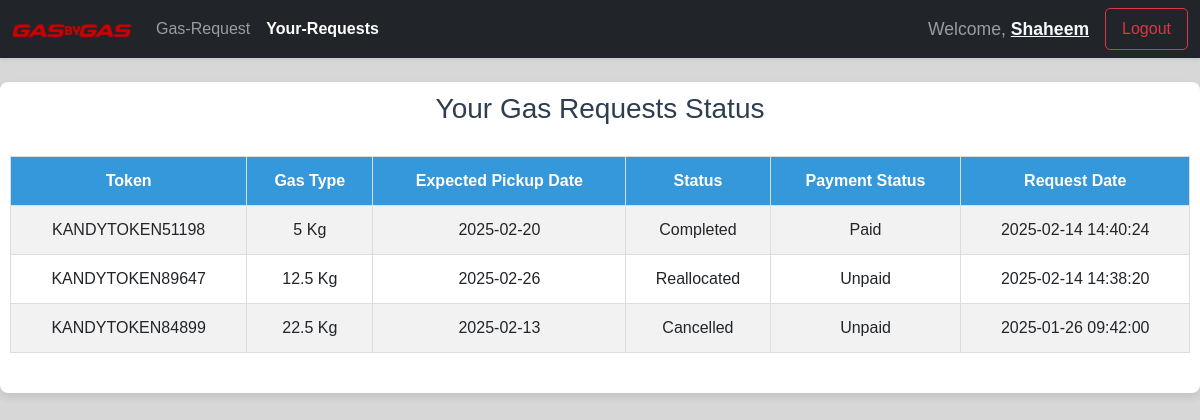
Page /user/user-dashboard.php?page=request-tracking (signed in) on the committed database.
### tables this page shows
CREATE TABLE `users` (
  `UserID` int(11) NOT NULL,
  `FullName` varchar(100) NOT NULL,
  `outletID` int(10) NOT NULL DEFAULT 0,
  `Email` varchar(100) NOT NULL DEFAULT 'No Email',
  `PhoneNumber` varchar(15) NOT NULL,
  `NIC` varchar(12) NOT NULL,
  `RegOutlet` varchar(30) NOT NULL,
  `PasswordHash` varchar(255) NOT NULL,
  `Role` enum('consumer','outlet_manager','dispatch_office','physical_consumer') DEFAULT 'consumer',
  `CreatedAt` timestamp NOT NULL DEFAULT current_timestamp()
);

CREATE TABLE `gasrequests` (
  `RequestID` int(11) NOT NULL,
  `UserID` int(11) NOT NULL,
  `OutletID` int(11) NOT NULL,
  `Token` varchar(20) NOT NULL,
  `GasType` varchar(10) NOT NULL,
  `RequestDate` timestamp NOT NULL DEFAULT current_timestamp(),
  `ExpectedPickupDate` date NOT NULL,
  `Status` enum('pending','confirmed','completed','expired','reallocated','cancelled') DEFAULT 'pending',
  `PaymentStatus` enum('unpaid','paid') DEFAULT 'unpaid',
  `PaymentAmount` varchar(10) NOT NULL,
  `Returned` enum('yes','no') DEFAULT 'no',
  `OldUserID` int(11) DEFAULT NULL,
  `ReallocationDate` timestamp NULL DEFAULT NULL
);

### user/request-tracking.php (the view, shortened to what this page needs)
<?php
$userID = $_SESSION['userID'];
$stmt = $conn->prepare("
    SELECT gr.RequestID, gr.Token, gr.ExpectedPickupDate, gr.gasType, gr.Status, gr.PaymentStatus, gr.RequestDate
    FROM gasrequests gr
    WHERE gr.UserID = ?
    ORDER BY gr.RequestDate DESC
    LIMIT 3
");
$stmt->bind_param("i", $userID);
$stmt->execute();
$result = $stmt->get_result();
if ($result->num_rows > 0) {
    $requests = [];
    while ($row = $result->fetch_assoc()) {
        $requests[] = $row;
    }
} else {
    $requests = [];
}
?>
    <h1>Your Gas Requests Status</h1>
    <?php if (empty($requests)): ?>
        <div class="alert alert-warning">You have no gas requests yet.</div>
    <?php else: ?>
        <table class="table table-striped table-bordered">
            <thead>
                <tr>
                    <th>Token</th>
                    <th>Gas Type</th>
                    <th>Expected Pickup Date</th>
                    <th>Status</th>
                    <th>Payment Status</th>
                    <th>Request Date</th>
                </tr>
            </thead>
            <tbody>
                <?php foreach ($requests as $request): ?>
                    <tr id="request-<?php echo $request['RequestID']; ?>">
                        <td><?php echo htmlspecialchars($request['Token']); ?></td>
                        <td><?php echo htmlspecialchars($request['gasType']); ?> Kg</td>
                        <td><?php echo htmlspecialchars($request['ExpectedPickupDate']); ?></td>
                        <td id="status-<?php echo $request['RequestID']; ?>">
                            <?php echo ucfirst(htmlspecialchars($request['Status'])); ?>
                        </td>
                        <td><?php echo ucfirst(htmlspecialchars($request['PaymentStatus'])); ?></td>
                        <td><?php echo htmlspecialchars($request['RequestDate']); ?></td>
                    </tr>
                <?php endforeach; ?>
            </tbody>
        </table>
    <?php endif; ?>

### user/user-dashboard.php (shortened to what this page needs)
<?php
require '../db.php';
$userID = $_SESSION['userID'];
$stmt = $conn->prepare("SELECT FullName FROM users WHERE UserID = ?");
$stmt->bind_param("i", $userID);
$stmt->execute();
$stmt->bind_result($fullName);
?>
<!DOCTYPE html>
<html lang="en">
<head>
    <link href="https://cdn.jsdelivr.net/npm/bootstrap@5.3.0-alpha1/dist/css/bootstrap.min.css" rel="stylesheet">
</head>
<body style="background: hsla(240, 2%, 12%, 0.178);">
<nav class="navbar navbar-expand-lg navbar-dark bg-dark sticky-top shadow-sm">
    <div class="container-fluid">
        <a class="navbar-brand" href="template.php">
            <img src="../assets/logo.png" alt="Brand Logo" class="navbar-logo">
        </a>
        <div class="collapse navbar-collapse" id="navbarNav">
            <?php $page = $_GET['page'] ?? 'request-gas'; ?>
            <ul class="navbar-nav me-auto mb-2 mb-lg-0">
                <li class="nav-item">
                    <a class="nav-link <?= $page === 'request-gas' ? 'active' : '' ?>" href="user-dashboard.php?page=request-gas">Gas-Request</a>
                </li>
                <li class="nav-item">
                    <a class="nav-link <?= $page === 'request-tracking' ? 'active' : '' ?>" href="user-dashboard.php?page=request-tracking">Your-Requests</a>
                </li>
            </ul>
            <span class="navbar-text me-3">
                Welcome, <a href="profile.php"><span class="fw-bolder text-light"><?= htmlspecialchars($fullName); ?></span></a>
            </span>
            <a href="../logout.php" class="btn btn-outline-danger">Logout</a>
        </div>
    </div>
</nav>
<div class="container mt-4 ">
    <?php
    $page = isset($_GET['page']) ? $_GET['page'] : 'request-gas';
    $allowed_pages = ['request-tracking', 'request-gas', 'process-gas-request' , 'cancel-request'];
    if (in_array($page, $allowed_pages)) {
        include "$page.php";
    } else {
        include 'request-gas.php';
    }
    ?>
</div>
</body>
</html>

### user/user-dashboard.php (style rules this page uses)
body { font-family: 'Poppins', sans-serif; background-color: #f4f7fa; color: #333; padding-bottom: 20px; }
.container { max-width: 800px; background-color: #fff; border-radius: 8px; padding: 30px; box-shadow: 0 4px 8px rgba(0, 0, 0, 0.1); }
h1 { text-align: center; font-size: 28px; margin-bottom: 30px; color: #2c3e50; }
.navbar-logo { width: 120px; height: auto; }
.navbar-nav .nav-link { transition: all 0.3s ease; }
.navbar-nav .nav-link.active { color:rgb(255, 255, 255); font-weight: 600; border-radius: 5px; }
.navbar-text { font-size: 1.1rem; }
.btn-outline-danger { border-radius: 5px; padding: 8px 16px; }
.navbar-collapse { justify-content: flex-end; }

### user/request-tracking.php (style rules this page uses)
body { font-family: 'Poppins', sans-serif; background-color: #f4f7fa; color: #333; }
.container { max-width: 1200px; background-color: #fff; border-radius: 8px; padding: 10px; box-shadow: 0 4px 8px rgba(0, 0, 0, 0.1); }
h1 { text-align: center; font-size: 28px; margin-bottom: 30px; color: #2c3e50; }
.table { width: 100%; margin-bottom: 30px; border-collapse: collapse; }
.table th, .table td { padding: 12px; text-align: center; border: 1px solid #ddd; }
.table th { background-color: #3498db; color: white; }
.table tbody tr:nth-child(even) { background-color: #f9f9f9; }

### rows in the picture
users: FullName "Shaheem"
gasrequests: Token "KANDYTOKEN51198", GasType "5", ExpectedPickupDate "2025-02-20", Status "Completed", PaymentStatus "Paid", RequestDate "2025-02-14 14:40:24"
gasrequests: Token "KANDYTOKEN89647", GasType "12.5", ExpectedPickupDate "2025-02-26", Status "Reallocated", PaymentStatus "Unpaid", RequestDate "2025-02-14 14:38:20"
gasrequests: Token "KANDYTOKEN84899", GasType "22.5", ExpectedPickupDate "2025-02-13", Status "Cancelled", PaymentStatus "Unpaid", RequestDate "2025-01-26 09:42:00"
